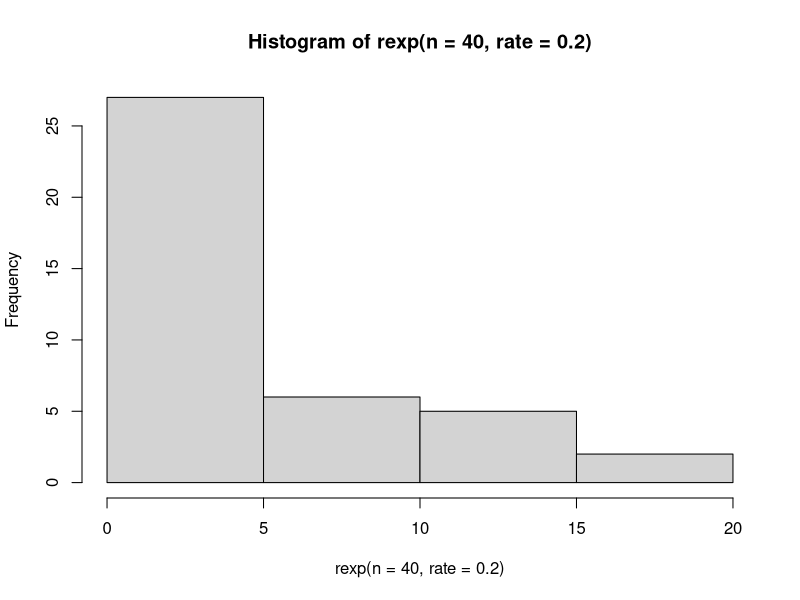
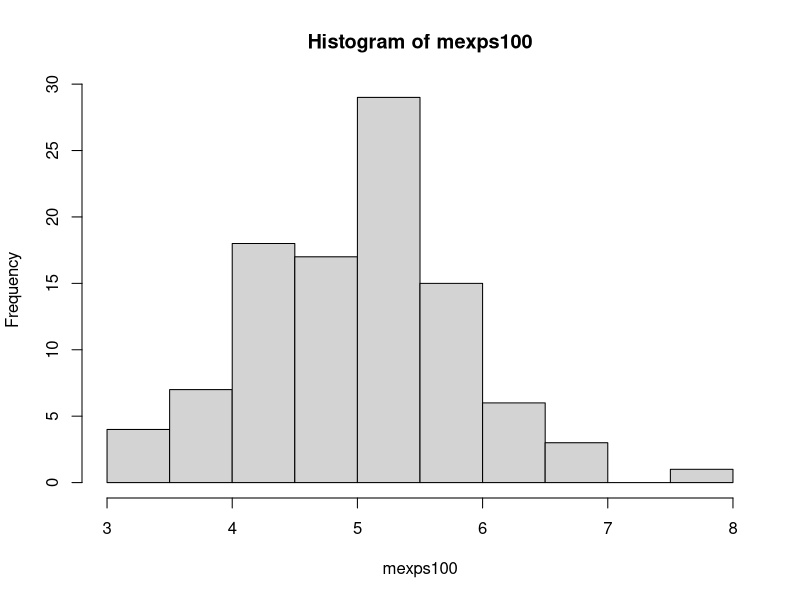
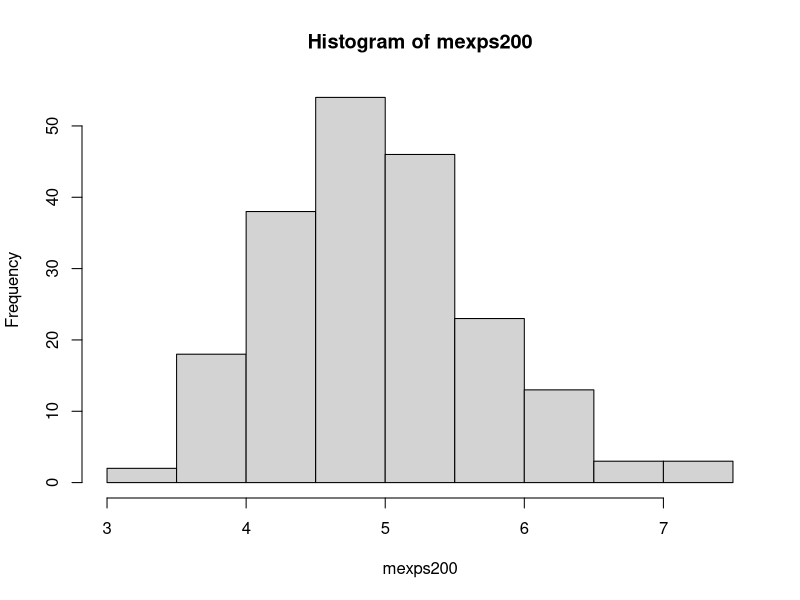
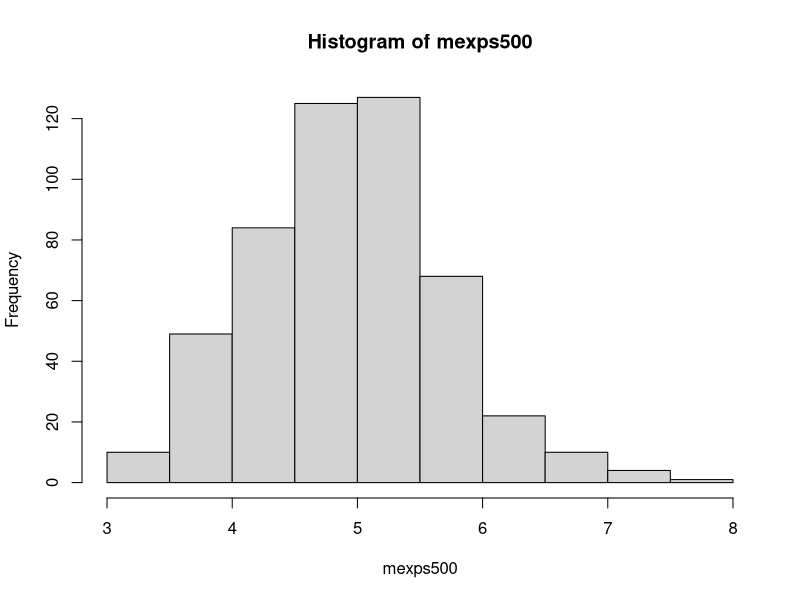
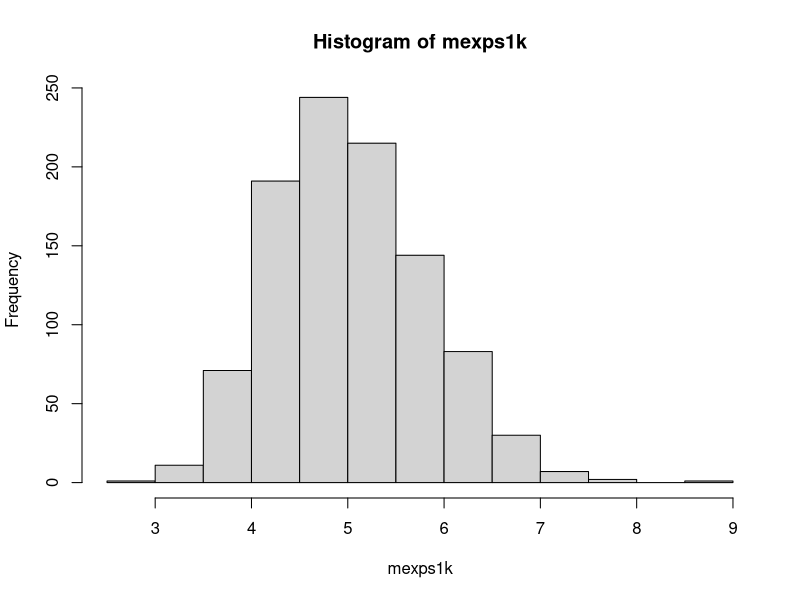
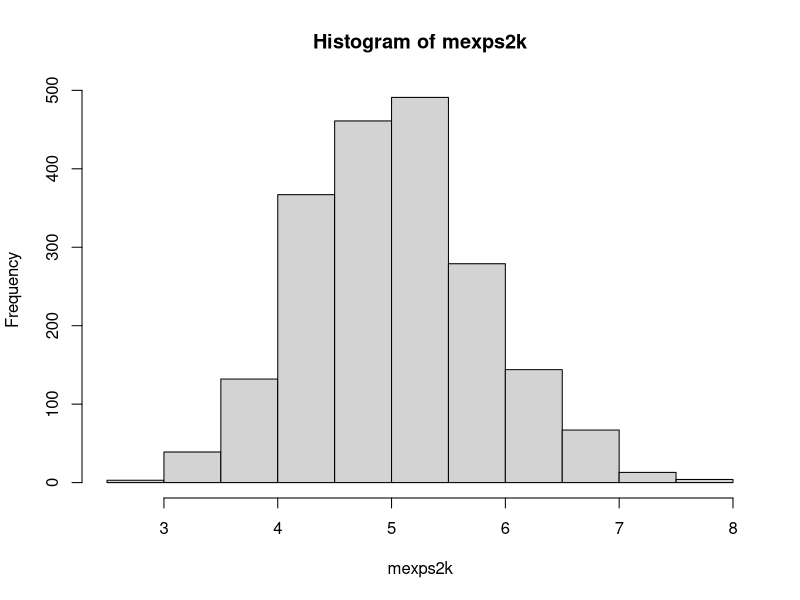
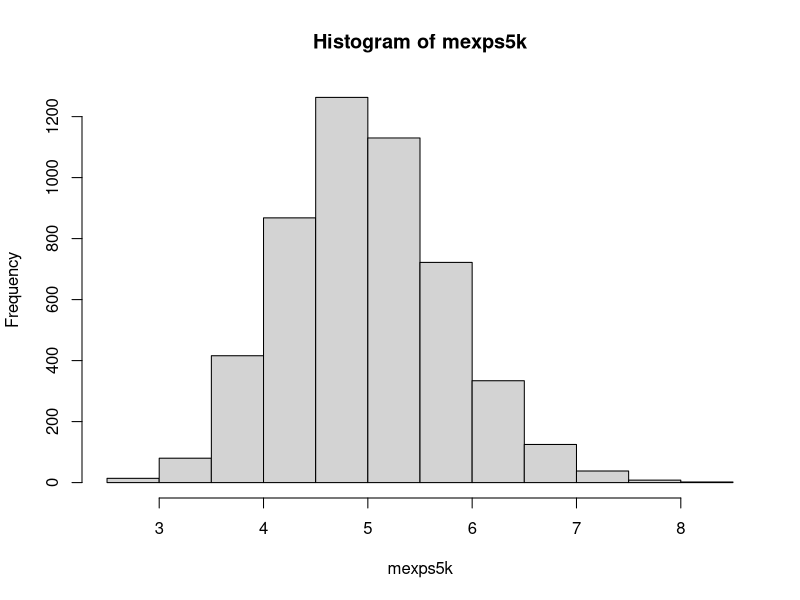

R code for these plots, in order:
# Test
hist(rexp(n = 40, rate = 0.2))
var(rexp(n = 40, rate = 0.2))

## Number of simulation 
mexps100 = NULL
for (i in 1 : 100) {
    mexps100 = c(mexps100, mean(rexp(n = 40, rate = 0.2)))
}
hist(mexps100)


mexps200 = NULL
for (i in 1 : 200) {
    mexps200 = c(mexps200, mean(rexp(n = 40, rate = 0.2)))
}
hist(mexps200)


mexps500 = NULL
for (i in 1 : 500) {
    mexps500 = c(mexps500, mean(rexp(n = 40, rate = 0.2)))
}
hist(mexps500)


mexps1k = NULL
for (i in 1 : 1000) {
    mexps1k = c(mexps1k, mean(rexp(n = 40, rate = 0.2)))
}
hist(mexps1k)


mexps2k = NULL
for (i in 1 : 2000) {
    mexps2k = c(mexps2k, mean(rexp(n = 40, rate = 0.2)))
}
hist(mexps2k)


mexps5k = NULL
for (i in 1 : 5000) {
    mexps5k = c(mexps5k, mean(rexp(n = 40, rate = 0.2)))
}
hist(mexps5k)


